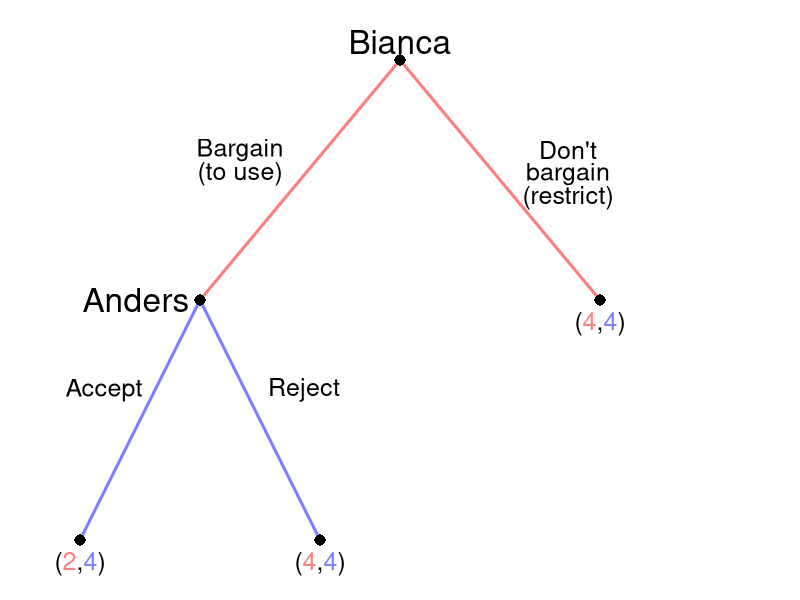

Generate this figure with R:
require(shape)
pdf(file = "what_can_markets_do/sequential_coase_restricted.pdf", width = 9, height = 7)

#Set parameters for graphics
axislabelsize <- 1.5
labelsize <- 2
actionlabelsize <- 1.5
graphlinewidth <- 3
segmentlinewidth <- 2
nodesize <- 1.5
fadelevel <- 1

COL <- c("#7fc97f", "#beaed4", "#fdc086", "#ffff99", "#386cb0", "#f0027f", "#bf5b17", "#666666")
COLA <- c("#99d8c9","#66c2a4","#41ae76", "#238b45", "#005824")
COLB <- c("#4eb3d3", "#2b8cbe", "#0868ac","#084081")

par(mar =  c(0, 0, 0, 0))

xlims <- c(0, 10)
ylims <- c(0, 10)

npts <- 501 
x <- seq(xlims[1], xlims[2], length.out = npts)
y <- seq(ylims[1], ylims[2], length.out = npts) 

plot(0, 0, xlim = xlims, ylim = ylims, type = "n",
     xlab = expression(paste("")),
     ylab = expression(paste("")), 
     xaxt = "n", 
     yaxt = "n", 
     cex.lab = axislabelsize, 
     bty = "n",
     xaxs="i", 
     yaxs="i")

ticksy <- seq(from = 0, to = ylims[2], by = 2)
ylabels <- seq(from = 0, to = ylims[2], by = 2)
ticksx <- seq(from = 0, to = xlims[2], by = 2)
xlabels <- seq(from = 0, to = xlims[2], by = 2)

#segments(5, 9, 2.5, 5, lty = 1, col = rgb(0, 0, 1, 0.5), lwd = graphlinewidth)
#Plant late
segments(5, 9, 7.5, 5, lty = 1, col = rgb(1, 0, 0, 0.5), lwd = graphlinewidth)

#Branches for Bianca
#From Anders planting early
#Bianca plants early
#Arrows(2.5, 5, 1, 1, col = rgb(1, 0, 0, 0.5), lty = 1, lwd = 3, arr.type = "triangle")
segments(2.5, 5, 1, 1, lty = 1, col = rgb(0, 0, 1, 0.5), lwd = graphlinewidth)
#Bianca plants late
segments(2.5, 5, 4, 1, lty = 1, col = rgb(0, 0, 1, 0.5), lwd = graphlinewidth)

#Branches for Anders
#Plant early
#Arrows(5, 9, 2.5, 5, col = rgb(0, 0, 1, 0.5), lty = 1, lwd = 3, arr.type = "triangle")
segments(5, 9, 2.5, 5, col = rgb(1, 0, 0, 0.5), lty = 1, lwd = 3)

#From Anders plants late
#Bianca plants early
#segments(7.5, 5, 10, 1, lty = 1, col = rgb(1, 0, 0, 0.5), lwd = graphlinewidth)


#Bianca plants late
#segments(7.5, 5, 9, 1, lty = 1, col = rgb(0, 0, 1, 0.5), lwd = graphlinewidth)

#Initial node
points(5, 9, pch = 16, col = "black", cex = nodesize)

#P1 Nodes
points(2.5, 5, pch = 16, col = "black", cex = nodesize)
points(7.5, 5, pch = 16, col = rgb(0,0,0,fadelevel), cex = nodesize)

#P2 Terminal Nodes
points(1, 1, pch = 16, col = "black", cex = nodesize)
points(4, 1, pch = 16, col = rgb(0,0,0,fadelevel), cex = nodesize)
#points(6, 1, pch = 16, col = rgb(0,0,0,fadelevel), cex = nodesize)
#points(9, 1, pch = 16, col = rgb(0,0,0,fadelevel), cex = nodesize)
#points(10, 1, pch = 16, col = rgb(0,0,0,fadelevel), cex = nodesize)

text(5, 9.3, expression(paste("Bianca")), cex = labelsize)
text(3, 7.5, expression(paste("Bargain")), cex = actionlabelsize)
text(3, 7.1, expression(paste("(to use)")), cex = actionlabelsize)
text(7.1, 7.5, expression(paste("Don't")), cex = actionlabelsize, col = rgb(0, 0, 0, fadelevel))
text(7.1, 7.1, expression(paste("bargain")), cex = actionlabelsize, col = rgb(0, 0, 0, fadelevel))
text(7.1, 6.7, expression(paste("(restrict)")), cex = actionlabelsize, col = rgb(0, 0, 0, fadelevel))


text(1.7, 5, expression(paste("Anders")), cex = labelsize)
text(1.3, 3.5, expression(paste("Accept")), cex = actionlabelsize)
#text(1.3, 3.1, expression(paste("early")), cex = actionlabelsize)
text(3.8, 3.5, expression(paste("Reject")), cex = actionlabelsize, col = rgb(0,0,0,fadelevel))
#text(3.8, 3.1, expression(paste("late")), cex = actionlabelsize, col = rgb(0,0,0,fadelevel))


#text(8.2, 5, expression(paste("Anders")), cex = labelsize, col = rgb(0,0,0,fadelevel))
#text(9.1, 3.5, expression(paste("Restrict")), cex = actionlabelsize, col = rgb(0,0,0,fadelevel))
#text(6.1, 3.1, expression(paste("early")), cex = actionlabelsize, col = rgb(0,0,0,fadelevel))
#text(9.1, 3.5, expression(paste("Use")), cex = actionlabelsize, col = rgb(0,0,0,fadelevel))
#text(9.1, 3.1, expression(paste("unrestricted")), cex = actionlabelsize, col = rgb(0,0,0,fadelevel))

#Payoffs 
text(1, .6, expression("(" * phantom("2") * "," * phantom("4") * ")"), cex = actionlabelsize)
text(1, .6, expression(phantom("(") * "2" * phantom(",") * phantom("4") * phantom(")")), col = rgb(1, 0, 0, 0.5),  cex = actionlabelsize)
text(1, .6, expression(phantom("(") * phantom("2") * phantom(",") * "4" * phantom(")")), col = rgb(0, 0, 1, 0.5), cex = actionlabelsize)

text(4, .6, expression("(" * phantom("4") * "," * phantom("4") * ")"), cex = actionlabelsize)
text(4, .6, expression(phantom("(") * "4" * phantom(",") * phantom("4") * phantom(")")), col = rgb(1, 0, 0, 0.5),  cex = actionlabelsize)
text(4, .6, expression(phantom("(") * phantom("4") * phantom(",") * "4" * phantom(")")), col = rgb(0, 0, 1, 0.5), cex = actionlabelsize)

text(7.5, 4.6, expression("(" * phantom("4") * "," * phantom("4") * ")"), cex = actionlabelsize)
text(7.5, 4.6, expression(phantom("(") * "4" * phantom(",") * phantom("4") * phantom(")")), col = rgb(1, 0, 0, 0.5),  cex = actionlabelsize)
text(7.5, 4.6, expression(phantom("(") * phantom("4") * phantom(",") * "4" * phantom(")")), col = rgb(0, 0, 1, 0.5), cex = actionlabelsize)

#text(6, .6, expression("(4, 4)"), cex = actionlabelsize, col = rgb(0,0,0,fadelevel))
#text(9, .6, expression("(1, 0)"), cex = actionlabelsize, col = rgb(0,0,0,fadelevel))

#Cutting branch plant late when A plants early
# segments(2.6, 3.9, 3.1, 4.4, lty = 1, col = rgb(0,0,0,fadelevel), lwd = graphlinewidth)
# segments(2.8, 3.25, 3.3, 3.75, lty = 1, col = rgb(0,0,0,fadelevel), lwd = graphlinewidth)
# segments(3, 2.65, 3.5, 3.15, lty = 1, col = rgb(0,0,0,fadelevel), lwd = graphlinewidth)
# segments(3.2, 2.05, 3.7, 2.55, lty = 1, col = rgb(0,0,0,fadelevel), lwd = graphlinewidth)
# segments(3.4, 1.45, 3.9, 1.95, lty = 1, col = rgb(0,0,0,fadelevel), lwd = graphlinewidth)


#Cutting branch plant late when A plants
# segments(7.4, 3.9, 6.9, 4.4, lty = 1, col = rgb(0,0,0,fadelevel), lwd = graphlinewidth)
# segments(7.2, 3.25, 6.7, 3.75, lty = 1, col = rgb(0,0,0,fadelevel), lwd = graphlinewidth)
# segments(7, 2.65, 6.5, 3.15, lty = 1, col = rgb(0,0,0,fadelevel), lwd = graphlinewidth)
# segments(6.8, 2.05, 6.3, 2.55, lty = 1, col = rgb(0,0,0,fadelevel), lwd = graphlinewidth)
# segments(6.6, 1.45, 6.1, 1.95, lty = 1, col = rgb(0,0,0,fadelevel), lwd = graphlinewidth)

#Cutting branch plant late for A given B's actions
# segments(5.25, 7.9, 5.75, 8.4, lty = 1, col = rgb(0,0,0,fadelevel), lwd = graphlinewidth)
# segments(5.65, 7.3, 6.15, 7.8, lty = 1, col = rgb(0,0,0,fadelevel), lwd = graphlinewidth)
# segments(6.05, 6.7, 6.55, 7.2, lty = 1, col = rgb(0,0,0,fadelevel), lwd = graphlinewidth)
# segments(6.45, 6.1, 6.95, 6.6, lty = 1, col = rgb(0,0,0,fadelevel), lwd = graphlinewidth)
# segments(6.85, 5.5, 7.35, 6, lty = 1, col = rgb(0,0,0,fadelevel), lwd = graphlinewidth)


dev.off()
